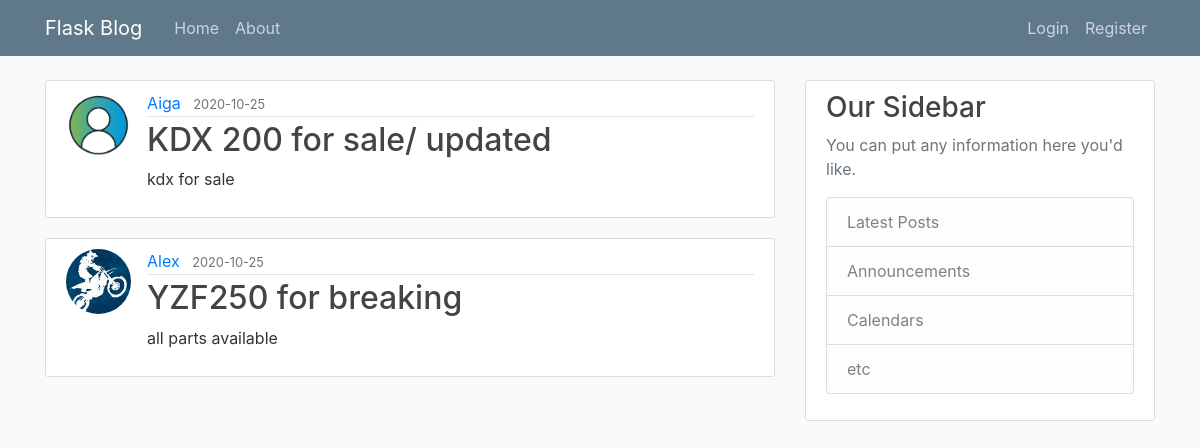
The page /home on the database its author committed.
### flaskblog/models.py (models this page shows, shortened)
class Post(db.Model):
    id = db.Column(db.Integer, primary_key=True)
    title = db.Column(db.String(100), nullable=False)
    date_posted = db.Column(db.DateTime, nullable=False, default=datetime.utcnow)
    content = db.Column(db.Text, nullable=False)
    user_id = db.Column(db.Integer, db.ForeignKey('user.id'), nullable=False)

class User(db.Model, UserMixin):
    id = db.Column(db.Integer, primary_key=True)
    username = db.Column(db.String(20), unique=True, nullable=False)
    email = db.Column(db.String(120), unique=True, nullable=False)
    image_file = db.Column(db.String(20), nullable=False, default='default.png')
    password = db.Column(db.String(60), nullable=False)
    posts = db.relationship('Post', backref='author', lazy=True)

### flaskblog/routes.py (the view)
@app.route('/')
@app.route('/home')
def home():
    posts = Post.query.all()
    return render_template('home.html', posts=posts)

### flaskblog/templates/home.html
{% extends "layout.html" %}
{% block content %}
        {% for post in posts %}
        <article class="media content-section">
          <img class="rounded-circle article-img" src="{{ url_for('static', filename='profile_pics/' + post.author.image_file) }}">
            <div class="media-body">
              <div class="article-metadata">
                <a class="mr-2" href="#">{{ post.author.username }}</a>
                <small class="text-muted">{{ post.date_posted.strftime('%Y-%m-%d') }}</small>
              </div>
              <h2><a class="article-title" href="{{ url_for('post', post_id=post.id) }}">{{ post.title }}</a></h2>
              <p class="article-content">{{ post.content }}</p>
            </div>
          </article>
            {% endfor %}
{% endblock content %}

### flaskblog/templates/layout.html (shortened to what this page needs)
<!DOCTYPE html>
<html>
    <head>
    <link rel="stylesheet" href="https://stackpath.bootstrapcdn.com/bootstrap/4.3.1/css/bootstrap.min.css">
    <link rel="stylesheet" type="text/css" href="{{ url_for('static', filename='main.css') }}">
    </head>
    <body>
        <header class="site-header">
            <nav class="navbar navbar-expand-md navbar-dark bg-steel fixed-top">
              <div class="container">
                <a class="navbar-brand mr-4" href="/">Flask Blog</a>
                <div class="collapse navbar-collapse" id="navbarToggle">
                  <div class="navbar-nav mr-auto">
                    <a class="nav-item nav-link" href="{{ url_for('home') }}">Home</a>
                    <a class="nav-item nav-link" href="{{ url_for('about') }}">About</a>
                  </div>
                  <div class="navbar-nav">
                    {% if current_user.is_authenticated %}
                    <a class="nav-item nav-link" href="{{ url_for('new_post') }}">New Post</a>
                    <a class="nav-item nav-link" href="{{ url_for('account') }}">Account</a>
                    <a class="nav-item nav-link" href="{{ url_for('logout') }}">Logout</a>
                    {% else %}
                    <a class="nav-item nav-link" href="{{ url_for('login') }}">Login</a>
                    <a class="nav-item nav-link" href="{{ url_for('register') }}">Register</a>
                    {% endif %}
                  </div>
                </div>
              </div>
            </nav>
          </header>
          <main role="main" class="container">
            <div class="row">
              <div class="col-md-8">
                {% block content %}{% endblock %}
              </div>
              <div class="col-md-4">
                <div class="content-section">
                  <h3>Our Sidebar</h3>
                  <p class='text-muted'>You can put any information here you'd like.
                    <ul class="list-group">
                      <li class="list-group-item list-group-item-light">Latest Posts</li>
                      <li class="list-group-item list-group-item-light">Announcements</li>
                      <li class="list-group-item list-group-item-light">Calendars</li>
                      <li class="list-group-item list-group-item-light">etc</li>
                    </ul>
                  </p>
                </div>
              </div>
            </div>
          </main>
    </body>
</html>

### flaskblog/static/main.css (style rules this page uses)
body { background: #fafafa; color: #333333; margin-top: 5rem; }
h1, h2, h3, h4, h5, h6 { color: #444444; }
.bg-steel { background-color: #5f788a; }
.site-header .navbar-nav .nav-link { color: #cbd5db; }
.content-section { background: #ffffff; padding: 10px 20px; border: 1px solid #dddddd; border-radius: 3px; margin-bottom: 20px; }
.article-title { color: #444444; }
.article-content { white-space: pre-line; }
.article-img { height: 65px; width: 65px; margin-right: 16px; }
.article-metadata { padding-bottom: 1px; margin-bottom: 4px; border-bottom: 1px solid #e3e3e3 }

### rows shown on the page
Post: image_file (placeholder picture), author.username "Aiga", date_posted "2020-10-25", title "KDX 200 for sale/ updated", content "kdx for sale"
Post: image_file (picture), author.username "Alex", date_posted "2020-10-25", title "YZF250 for breaking", content "all parts available"
